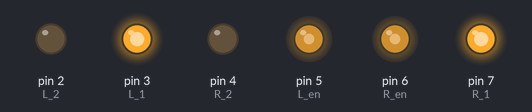
Bench run of a sketch on a simulated Arduino Uno, built with avr-gcc and run on an emulated ATmega328P. Shown: output pins drawn as LEDs (lit = HIGH).

Above: at 0.05 s.
At 2.1 s:
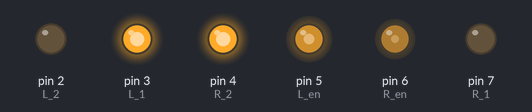
At 4.0 s:
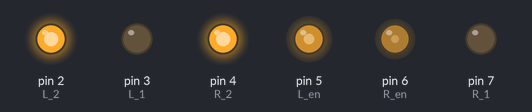
At 4.95 s:
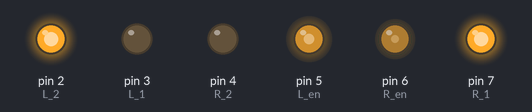
At 5.9 s:
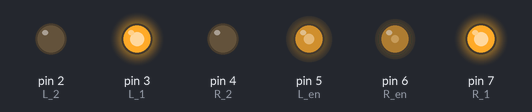
At 11.75 s:
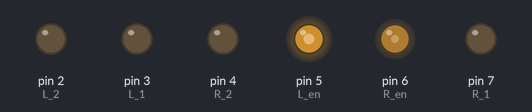
Timing chart, 0 to 13.6 s (numbered marks = the images above):
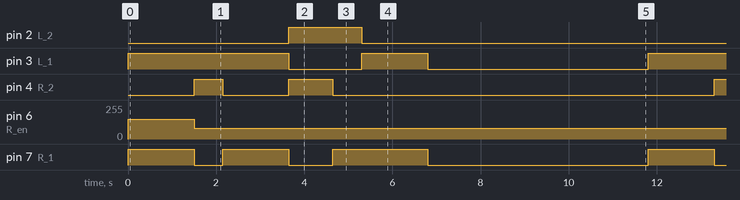

Measured:
- by itself, pin 2 (L_2): alternates HIGH for 1.7 s and LOW for 10.2 s
- by itself, pin 3 (L_1): repeats every 11.8 s: LOW 1.7 s, HIGH 1.5 s, LOW 5.0 s, HIGH 3.7 s
- by itself, pin 4 (R_2): repeats every 11.8 s: LOW 1.5 s, HIGH 1.0 s, LOW 8.7 s, HIGH 0.65 s
- by itself, pin 6 (R_en): 150/255 → 80/255 at 1.5 s
- by itself, pin 7 (R_1): repeats every 11.8 s: LOW 0.65 s, HIGH 1.5 s, LOW 1.0 s, HIGH 2.2 s, LOW 5.0 s, HIGH 1.5 s

The sketch:

_____________.ino
```cpp
//2번과 3번 핀은 모터 제어에 관한 핀
int L_1 = 3;
int L_2 = 2;
int R_1 = 7;
int R_2 = 4;

//5번 핀은 모터의 힘을 설정해주는 핀
int L_en = 5;
int R_en = 6;

void setup(){
  pinMode(L_1, OUTPUT);
  pinMode(L_2, OUTPUT); //3, 4번 제어핀들은 핀모드를 출력으로 설정
  pinMode(R_1, OUTPUT);
  pinMode(R_2, OUTPUT);
  analogWrite(L_en, 150);
  analogWrite(R_en, 150);
}

void front(int t){
 //Go: 핀 3, 핀 4 에 신호를 다르게 하면 전진
  digitalWrite(L_1, HIGH);
  digitalWrite(L_2, LOW);
  digitalWrite(R_1, HIGH);
  digitalWrite(R_2, LOW);
  delay(t); //5sec
}
void back (int t){
//Back : 핀 3, 핀 4에 신호를 다르게 하면 후진 /
  digitalWrite(L_1, LOW);
  digitalWrite(L_2, HIGH);
  digitalWrite(R_1, LOW);
  digitalWrite(R_2, HIGH);
  delay(t); //5sec
}
void right (int t, int c, int p){
//Brake (Stop) 핀 3, 4에 똑같이 HIGH를 주거나 LOW을 주면 멈춘다.
  digitalWrite(L_1, HIGH);
  digitalWrite(L_2, LOW);
  digitalWrite(R_2, HIGH);
  digitalWrite(R_1, LOW);
  analogWrite(L_en, c);
  analogWrite(R_en, p);
  delay(t); //5sec
}

void left (int t, int c, int p){
  digitalWrite(L_2, HIGH);
  digitalWrite(L_1, LOW);
  digitalWrite(R_1, HIGH);
  digitalWrite(R_2, LOW);
  analogWrite(L_en, c);
  analogWrite(R_en, p);
  delay(t); //
  }

void Stop (int t){
  digitalWrite(L_1, LOW);
  digitalWrite(L_2, LOW);
  digitalWrite(R_1, LOW);
  digitalWrite(R_2, LOW);
  delay(t); //5sec

}
void loop(){
  front(1500);
  right(650, 150, 80);
  front(1500);
  back(1000);
  left(650, 150, 80);
  front(1500);
  Stop(5000);
}
```
